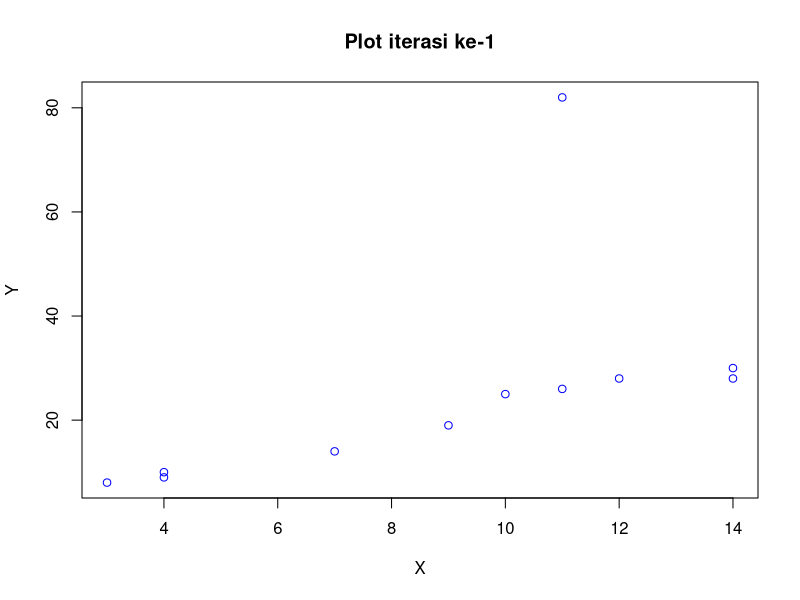

Generate this figure with R:
# fungsi untuk mengecek apakah yc sudah konvergen terhadap alpha
# param yc vector
# param ycnew vector
# param alpha double
# return boolean 
compare <- function(b1, b1new, alpha=0.01) {
	diff <- b1 - b1new
	compare <- abs(diff) <= alpha
	result <- all(compare == TRUE)
	return(result)
}

winsor3 <- function(X, Y) {
	reg<-lm(Y~X)
	e<-resid(reg) 
	n<-length(e)
	yduga<-fitted(reg)

	s2<-(1/(n-2))*sum(e^2)
	si<-sqrt(s2)*sqrt(1-hat(X))
	ri<-e/si
	c<-1.345
	yc<-rep(0,n)
	for (i in 1:n){
		if (abs(e[i])<=c*si[i]){
			yc[i]<-Y[i]
		}
		else if(e[i]<(-c*si[i])) {
			yc[i]<-yduga[i]-(c*si[i])
		}
		else if(e[i]>(c*si[i])) {
			yc[i]<-yduga[i]+(c*si[i])
		}
		i<-i+1	
	}
	r.Winsor<-lm(yc~X)
	b<-coef(r.Winsor)
	b1<-b[2]
	return(list(yc = yc, beta = b1))
}

winsor3a <- function(X, Y) {
	reg<-lm(Y~X)
	e<-resid(reg) 
	n<-length(e)
	yduga<-fitted(reg)

	s2<-(1/(n-2))*sum(e^2)
	si<-sqrt(s2)*sqrt(1-hat(X))
	ri<-e/si
	c<-1.345
	yc<-rep(0,n)
	for (i in 1:n){
		if (abs(e[i])<=c*si[i]){
			yc[i]<-Y[i]
		}
		else if(e[i]<(-c*si[i])) {
			yc[i]<-yduga[i]-(c*si[i])
		}
		else if(e[i]>(c*si[i])) {
			yc[i]<-yduga[i]+(c*si[i])
		}
		i<-i+1	
	}
	return(yc)
}

# fungsi main
main <- function() {
	# inisialisasi variabel X dan Y
	X<-c(4,14,11,14,10,3,9,7,4,11,12)
	Y<-c(10,30,82,28,25,8,19,14,9,26,28)
	reg<-lm(Y~X)
	b1L<-coef(reg)[2]

	# iterasi pertama
	result <- winsor3(X, Y)
	b1W<- result$beta
	yc<- result$yc

	# pencatatan iterasi
	counter <- 1

	print(paste0("Iterasi ke :", counter))
	print(yc)

	# loop selama Y dan yc belum konvergen
	while(compare(b1L, b1W) == FALSE) {
		b1L <- b1W
		yd<-yc
		counter <- counter + 1
		result <- winsor3(X, yd)
		yc <- result$yc
		b1W<- result$beta
		
		print(paste0("yc iterasi ke :", counter))
		print(yc)
		print(paste0("b1W iterasi ke :", counter))
		print(b1W)
		#windows()
		#plot(X, yc, col="blue", ylim=c(min(Y),max(Y)), main=paste0("Plot iterasi ke-", counter))
		
	}

	# output jumlah iterasi
	print(paste0("Jumlah iterasi : ", counter))

	# output yc akhir
	print("Yc akhir :")
	print(yc)
	print("b1 akhir :")
	print(b1W)
	#r.Winsor3 <- lm(yc~X)
	#print(summary(r.Winsor3))
	#print(anova(r.Winsor3))
	#ydugaW3<-fitted(r.Winsor3)
	#windows()
	#plot(X, yc, col="red", ylim=c(min(Y), max(Y)), main="Plot Winsor")
	#lines(X, ydugaW3, col="blue")
}

main()

X<-c(4,14,11,14,10,3,9,7,4,11,12)
Y<-c(10,30,82,28,25,8,19,14,9,26,28)
plot(X, Y, col="blue", ylim=c(min(Y), max(Y)), main="Plot iterasi ke-1")
